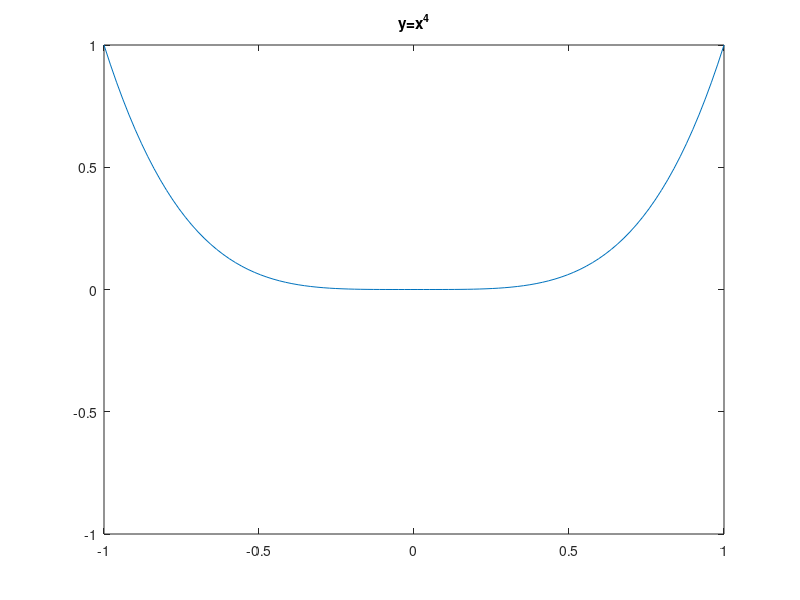

The MATLAB script that drew this image:
%% Tutorial on functions in matlab (part 1)

% The simplest way to use Matlab is to enter commands in the command
% window. However, most of the time, in order to be able to reproduce or
% share what you did (and correct your mistakes), you will want to write
% commands into a .m file with the editor. 
%
% The simplest way to use these is to run a script interactively, a cell at
% a time, as you've been doing in this tutorial.
%
% However, often you will want to be able to write a series of commands, a
% program, that do something useful with your data or instrument and that
% you don't have to edit all the time. You can do this with scripts and
% functions. 
% 
% Scripts are pretty simple, but there are lots of ways to define and use
% functions in Matlab.

% Before starting this tutorial, clear your current workspace using one of
% the following:

% clear  % by default only clears variables
% clear functions % this will clear cached function definitions as well
clear all  % this will clear both

%% running scripts
% You can run an existing script that is in your current directory (shown
% in the "Current Folder" window in the Matlab layout, or returned by the
% 'pwd' [print working directory] command), or elsewhere in your Matlab
% search path (more on this later), by simply typing the name of the
% script. You don't need to include '.m'. It is clearer to readers if you
% write 'run scriptname' instead, and if you do that, you can also run a
% script that's not in your current path by specifying its complete
% pathname.
% 
% I've already written an example script called hello_world.m You might
% want to open it in the editor and look at the code before you run it

% uncomment and run one of the following
% hello_world
% run hello_world

% Here's how you would run a script that's not in your path:
% run 'C:\Users\andrew\Documents\aaa_svn\matlab-sandbox\andrew\tutorial\3 scripts and functions\hello_world.m'

% When you run the above, you should see:
% - a text announcement in the command window
% - two variables, and integer 'cat_paws' and a random number called
% 'a_random_number' show up in your Workspace

% The commands in the script run in your Workspace: all the variables you
% have defined are visible to the commands in the script, and any variables
% it creates remain after it has completed. 
% It runs ALMOST as though you typed the commands in yourself, but (1) it
% does not show the commands in the command history and (2) if the 'return'
% command appears in the script, it immediately stops execution and quits.

% The demo script I gave you is a little bit fancy: it checks to see if
% 'cat_paws' already exists as a variable. If it does, it quits with
% 'return' and does not set a new value for either of the variables.
% Try it: if you run it a second time, it will print a Warning, and the
% value of the random number won't change. Then, type 'clear', and run it
% again. Now, it won't print the warning, and will set new values,
% including a random number that's probably different.

%% function in .m file simple example and exercise
% It is often more convenient to use a Matlab function: a bit of code that
% (usually) accepts an input and (usually) generates an output, but
% operates in its own workspace and does not know or care about the other
% variables you've created. This is the behavior of a function. It is also
% the behavior of Matlab commands (many of which are defined as functions)
% and you will call your custom functions in much the same way as you call
% Matlab commands. Functions are a central concept in computer science, and
% Matlab has many ways to define and use them.

% Here we'll start with the simplest approach which is to define a function
% in a .m file.

% You create a function .m file by making a .m file with the name you want
% the function to have, and writing a 'function' command at the top. Each
% .m file will typically only define ONE function that can be called
% externally (local subroutines and nested functions are described below).

% The first line of 'ev_demo.m' is as follows:
% function out=ev_demo(nm)

% Here, 'out' is a variable whose value will be returned (you could call it
% anything) when the function is called, 'ev_demo' is the name of the
% function (should match the filename), and 'nm' is to indicate that this
% function takes exactly one input variable, and its value will be given to
% 'nm' within the function.

% This demo function converts a photon wavelength (in vacuum) in nm to the
% corresponding photon energy in electron-volts. Try it:
% ev_demo(500)  % returns about 2.48 (eV)
% ev_demo(600)
% ev_demo([500 600])
 
% Now take a look at the code. The expression to do this
% is E=h*c/lambda but we need to be mindful of units. Also, note that the
% function does an elementwise division (./) This means that if you enter a
% vector or matrix of wavelength values, it will do the calculation for
% each one in turn and return an array of the same size. In Matlab, you are
% strongly encouraged to write functions this way (to work on vector or
% array inputs), rather than having to write a loop to call the function
% separately on each element.

% But also, note that variables h, c, and lambda that were created within
% the ev_demo function DO NOT appear in your workspace when you run the
% function. And even if you have a variable called h or c defined already
% in your workspace, ev_demo won't touch them: they are created in the
% function's own workspace and are destroyed when it finishes running. More
% on variable "scope" later.

% NOW TRY writing a similar function called wavenumber that returns the
% wavenumber in cm^-1 for an input as a wavelength in nm.



%% conditional statements: if/else
% An essential part of programming is conditional statements: you control
% whether code is run or not depending on a logical test.

% Conditional statements in Matlab include if, else, while, for,
% switch/case, and try/catch. These usually require an 'end' statement to
% conclude the code block.

% for the logical tests, "An expression is considered true if the real part
% has all non-zero elements"

% examples
x=5;
if(x<7) 
    disp('Your value of x was less than 7')
end

% You don't need the () but I like it for commonality with other languages
% like C. Below works, but is harder for people to read/debug:
if x<7 disp('Your value of x was less than 7'), end

x=5;
if(x<7)
    disp('Your value of x was less than 7')
else
    disp('Your value of x was not less than 7')
end

x=5;
y=7;
if(x==y) % Only use == with values known to be integers, use <, <=, for doubles
    disp('You got it right!!')
elseif(x<y)
    disp('Your value of x was too low')
else
    disp('Your value of x was too high')
end

x=5;
y=7;
if(x>10 && y>10)  % Use && for logical and
    disp('You like big numbers')
end
if(x<0 || y<0)  % Use || for logical or
    disp('No negative numbers, please')
end


%% conditional statements: while
% Matlab has two types of loops: for and while

% while runs the code continously as long as the logical test is true.
% The test is made before the code block is run each time
x=0;
while (x^2<24)
    disp([num2str(x) ' squared is ' num2str(x^2)])
    x=x+1;
    disp('Keep going')
end

% The code above displays 'Keep going' after saying x^2 is 16, even though
% by the time it says that, x=5 and so x^2 is not less than 24. If you want
% to break out of a loop partway though, you can use a 'break' statement
% that immediately jumps out of the current loop:
x=0;
while (x^2<24)
    disp([num2str(x) ' squared is ' num2str(x^2)])
    x=x+1;
    if(x^2>24)
        disp('STOP!')
        break
    end
    disp('Keep going')
end

% For cases like the one above, where we are essentially running for a
% certain number of times or until a variable reaches a certain value, it's
% often simpler to use a for statement as described below. However,
% while statements can be very useful in watching for elapsed time or for
% checking the condition of a global variable
t1=tic;   % this command starts a stopwatch timer that you can check later
while(toc(t1)<1.0)   % check elapsed time since t1 was started in seconds
    fprintf(1,'.');   % fprintf is a fancier way to output text than disp
    pause(0.1)  % pauses for the specified time in seconds
end
fprintf('\r')  % print a "return" (new line)


%% conditional statements -- for
% A for statement is used when you want to iterate a value -- execute the
% loop once for every member of a list. (This is a bit different than how
% for statements work in C)

% Firstly, remember that many Matlab statements work on array inputs and
% it's easy to use the : command to generate lists:
a=[1:5].^2
a=[5:5:20].^2
a=[4:-1:-4]
a=[4:-1:-4].^2
x=linspace(0,2*pi(),100)
plot(x,sin(x))

% but sometimes you want more control, and a for statement is needed
x=linspace(-1,1,100)
figure(1);clf
for(a=0:4)
    plot(x,x.^a)
    ylim([-1 1])
    xlim([-1 1])
    title(['y=x^' num2str(a)])  % Matlab will interpret ^ as superscript in title string
    pause(1.0)
end
% Run this code. Try changing for(a=0:4) to for(a=0:2:4)

% Note that in programming, people frequently use i or j as indexes for for
% statements, but this isn't great in Matlab since it uses i for the
% imaginary number (and uses j for that too, which engineers do for some
% reason). You can still use them, because Matlab lets you overwrite
% command names (more below), but it isn't good practice. Or, use j and k,
% but leave i alone.

% The values given to the interating variable in a for statement don't have
% to be a simple series. It can be any list of numbers or a cell array:
for(animal={ 'cat' 'dog'}) disp(animal), end
for(animal={ 'cat' 'dog'}) disp(cell2mat(animal)), end

% logical tests, and logical addressing, is very useful here:
xvals_available=1:10;
for(x=xvals_available(xvals_available<5)) 
    disp(x)
end
% to see what's going on above, try selecting just the argument to the for
% statement and running that: x is a list of only those values of
% xvals_available that pass the test

% This will pick out only even values of xvals_available
for(x=xvals_available(mod(xvals_available,2)==0)) 
    disp(x)
end

% This will pick out only odd values of xvals_available: ~ is logical "not"
for(x=xvals_available(~mod(xvals_available,2)==0)) 
    disp(x)
end

%% conditional statements -- switch
% A 'switch' statement considers several tests for a variable, and runs the
% 'case' that matches. Optionally, you can include an 'otherwise' block for
% anything that doesn't match

% example with numerical value
a=5;
switch a
    case 5
        disp('you guessed 5')
    case 7
        disp('you guessed 7')
    otherwise
        disp('guess again')
end

% even more useful with strings
element='hydrogen';
switch element
    case 'hydrogen'
        disp('Element 1')
        disp('Mass usually 1')
    case 'helium'
        disp('Element 2')
        disp('Mass usually 4')
    case 'carbon'
        disp('Element 6')
        disp('Mass usually 12')
    otherwise
        disp('I do not really know that much chemistry')
end


%% the matlab search path
% When you type a word in Matlab, it has to decide if it's a variable, a
% builtin command, a function you defined, etc. 
% 
% It follows a logical progression:
% - if it is defined as a variable or function handle (see below) in the
% current workspace, it uses that
% - if not, it looks to see if there is a .m file in the current directory
% with that name
% - if not, it searches your Matlab path to look for a .m file with that
% name. Your Matlab path, which you can see if you type 'path', is a list
% of directories to search in, which includes a bunch of folders for the
% built-in functions and Mathworks toolboxes.
% - The 'path' is searched from top to bottom, and your personal Matlab
% startup directory (Documents/MATLAB on Windows) normally appears at the
% top
% - If you set up the Greytak lab Matlab custom toolboxes, the 'functions' folders
% for each toolbox will be added to the top of your path, so it will look
% there first. 
% - If the word does not exist as a .m file anywhere in your path, then it
% will see if it is a Matlab builtin command
% - If it still hasn't found anything with that name, it will give an
% error.

% In this way, Matlab will, by design, allow you to override the
% definitions of existing commands, with a few exceptions (you can't rename
% 'if' or various other conditional statements, for example). They use this
% with their own toolboxes: If you don't have the symbolic math toolbox,
% 'diff' takes the difference of neighboring values in a vector. If you do
% have the symbolic math toolbox, 'diff' can be used with a string input to
% to differentiation of a function, but also reverts to the earlier
% behavior if the input is a vector.

% To see which version of a variable, function handle, or function is being
% used, use the 'which' command
clear
which pi
sin(pi/2)
pi=3; % we just re-defined pi!
sin(pi/2)
which pi
% but we didn't destroy it:
clear pi
which pi
sin(pi/2)

% When collaborating with other people and you might have several folders
% in your Matlab path that could contain custom functions, it can be
% helpful to check which version you are running, especially if things are
% behaving strangely.
which ev_demo

% You can also use the 'which' command to check if some name already exists
% before you choose to use it for your own function
which image  
% this already exists! In general, try to avoid making a variable or
% function with a name that is already used, to avoid confusion; the
% exception being if you want to try your own modification of one of our
% group's functions, perhaps, but even so you should probably either add
% your changes to the group's version (perhaps via a branch in source
% control) or make a special version with a different name just for you.

%% variable input and output arguments
% Sometimes you want to have optional input or output arguments for a
% function. 
ones(3) % generates a 3x3 square matrix of ones
ones(3,2) % generates a matrix of ones with 3 rows and 2 columns

% Let's see how to run a command with multiple output arguments: 
x=10*rand(1,5) % get a row vector of 5 random numbers
% with one output argument, max gives the maximum value of x
x_max=max(x) 
% with two output arguments, separated by comma, first is maximum value,
% second is the index of x that had the maximum value:
[x_max,xmax_idx]=max(x) 
% check
x(xmax_idx)

% You can make your own functions do this using varargin and varargout
% I started to set up an example with varargin in photon_energy.m, where
% the user will be able to choose whether it should output the photon
% energy in eV or in wavenumbers (wave per cm, cm^-1) for an input
% wavelength in nm.
% Try uncommenting/editing code so you can do:
% photon_energy(500,'eV')
% photon_energy(500,'wavenumber')
% and it will error out if you do:
% photon_energy(500,'joules')

% note: disp() displays a text notification, warning() displays a text
% notification in orange but the program keeps running, and error()
% displays a text notification in red and stops the program. 

%% in the next segment we will talk about:

% variable scope

% function handles

% inline function definitions

% anonymous functions

% subroutines

% nested functions
